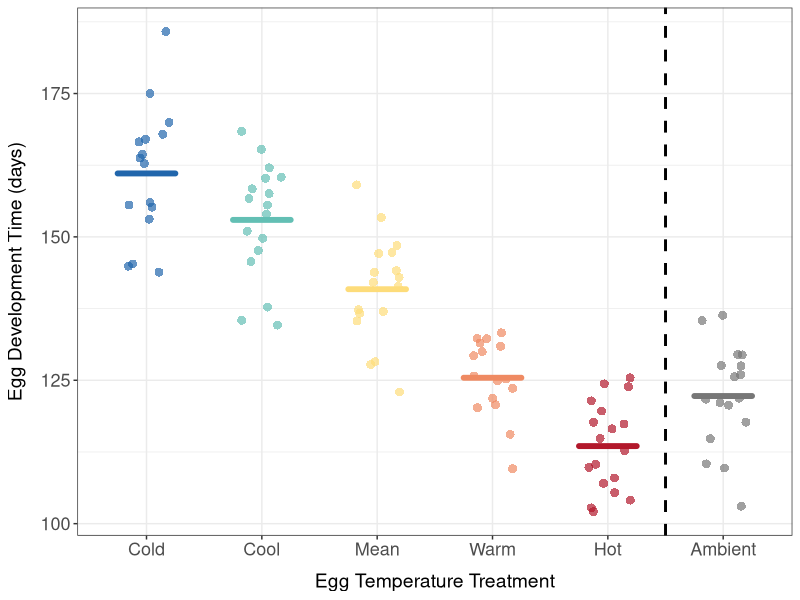
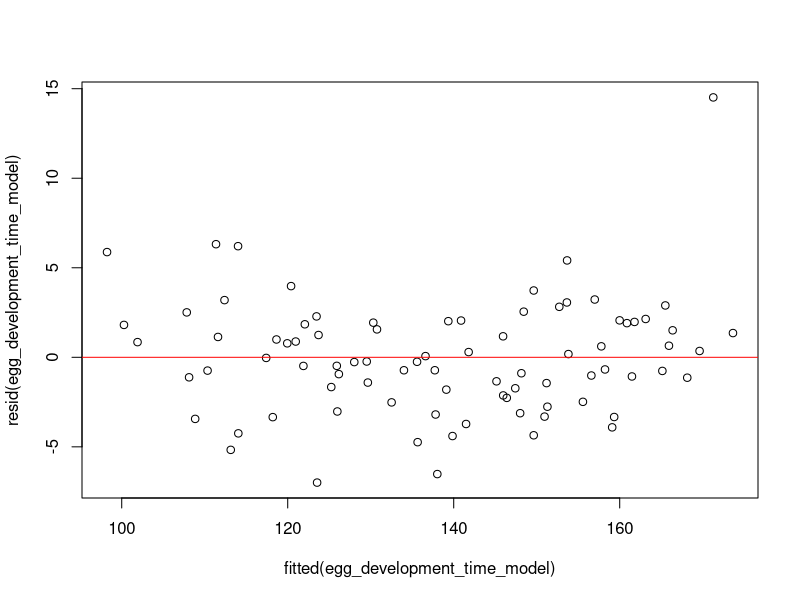
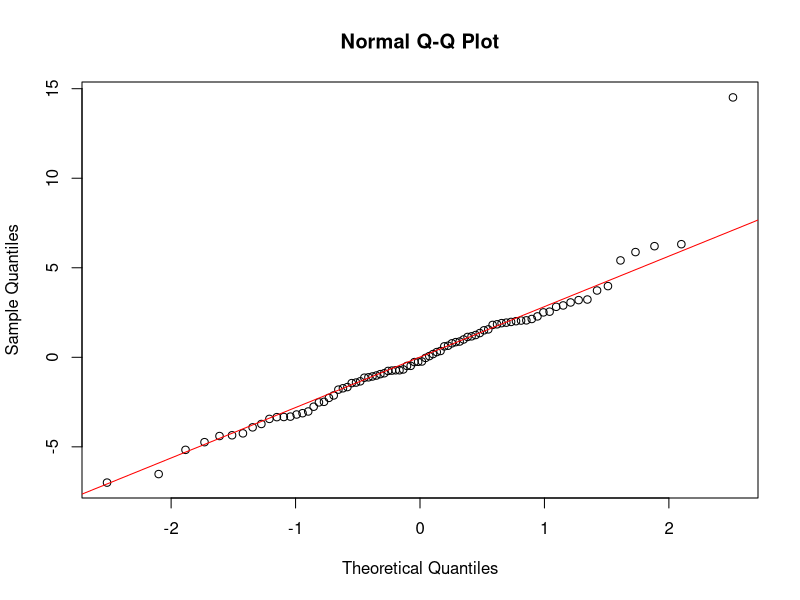
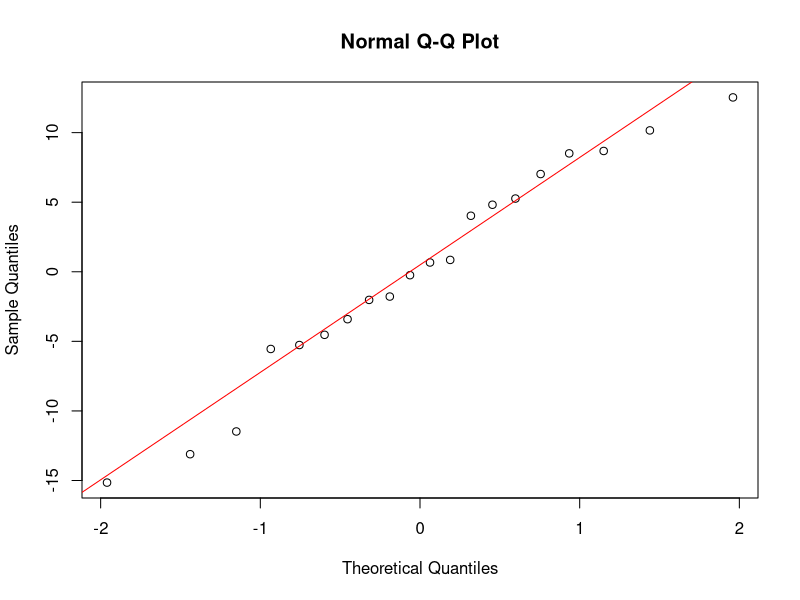
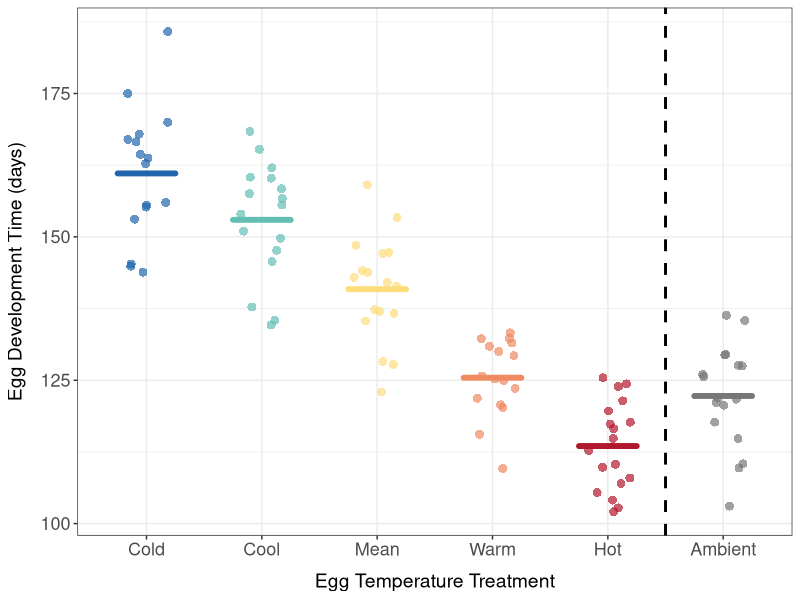

These figures' R source, in order:
#### DESCRIPTION ####

# This script analyses the data look at the effect of temperature on winter moth
# egg development 

#### SET UP ####

# packages
library(here)
library(tidyverse)
library(lmerTest)
packageVersion("lmerTest")
# data
egg_subcltuches <- read.csv(here("data_files", "egg_subclutches.csv"))
larval_hatching <- read.csv(here("data_files", "egg_hatching_raw_NAs.csv"))
egg_temperature_treatments <- read.csv(here("data_files", "egg_temperature_treatments_daily.csv"))

# reorder temperature treatments for plots
egg_subcltuches$egg_temperature_treatment <- factor(egg_subcltuches$egg_temperature_treatment,
                                                 levels = c("cold", "cool", "mean", "warm", "hot", "ambient"))


# set up a common colour palette for plots
temperature_treatment_colours <- c("cold" = "#2166AC",
                                   "cool" = "#63BFB4",
                                   "mean" = "#FDDC7A",
                                   "warm" = "#EF8A62", 
                                   "hot" = "#B2182B",
                                   "ambient" = "#777777")

#### CALCULATE HALF-HATCH DATE ####

# transform date and larvae number to numerical format, remove the duplicate 
# subclutch and select only the rows needed
larval_hatching_transformed <- larval_hatching %>%
  mutate(date = as.Date(date, format = "%d/%m/%Y")) %>%
  mutate(day = dense_rank(date)) %>%
  filter(!is.na(number_larvae)) %>%
  mutate(number_larvae = as.integer(number_larvae)) %>%
  filter(subclutch_id != "f3.control.hot.2") %>%
  select(day, subclutch_id, number_larvae)

# find the total positive increase in larvae hatching 
larval_hatching_processed <- larval_hatching_transformed %>%
  arrange(subclutch_id, day) %>%
  group_by(subclutch_id) %>%
  mutate(change_larvae = number_larvae - lag(number_larvae)) %>%
  mutate(change_larvae = ifelse(change_larvae < 0 | is.na(change_larvae), 0, change_larvae)) %>%
  mutate(cum_larvae = cumsum(change_larvae)) %>%
  mutate(max_cum_larvae = max(cum_larvae)) %>%
  ungroup()

# calculate the proportion of larvae hatched each day in each subclutch
larval_hatching_proportions <- larval_hatching_processed %>%
  mutate(proportion_hatched = cum_larvae / max_cum_larvae) 


## subclutches with >2 larvae hatched = large

# filter the processed data for (large) subclutches with great than two larvae hatched (enough for a logistic curve)
larval_hatching_proportions_large <- larval_hatching_proportions %>%
  filter(max_cum_larvae > 2) %>%
  select(subclutch_id, day, proportion_hatched)

# calculate the median hatching day to find a good initial guess for the inflection point
median(larval_hatching_proportions_large$day)

# make a function to fit logistic curve per subclutch and extract parameters
# extract date of half-hatch and curve metrics for each tree
process_curve_dataset <- function(data) {
  #define the get_curve function which will be applied to each subclutch individually 
  get_curve <- function(rn) {
    #print the current subclutch being processed 
    print(as.character(rn$subclutch_id[1]))
    #initial guesses for the logistic model 
    a <- 0.1 #slope
    b <- 35  #inflection point when 50% hatched
    d <- 0   #lower asymptote 
    
    params <- list(a = a, b = b, d = d)
    while(TRUE) {
      params <- list(a = a, b = b, d = d)
      fit <- NULL
      try(fit <- nls(proportion_hatched ~ I(d + (1 - d) * 1/(1 + exp(-a * (day - b)))), #fit logistic growth curve using nonlinear least squares 
                     data = rn, start = params, trace = F, 
                     control = list(maxiter = 500), 
                     lower = list(a = 0, b = 0, d = 0), 
                     upper = list(a = 3, b = 160, d = 1), algorithm = "port"))
      
      if(!is.null(fit)) break;
      
      #resample params for new fit attempts
      a <- sample(seq(0.1, 2, 0.05), 1)
      b <- sample(seq(1, 50, 1), 1)
      d <- sample(seq(0, 0.6, 0.05), 1)
    }
    
    #get the half-hatch date (the x0 point where the proportion hatched is 0.5)
    #create smooth day sequence to evaluate the model over 
    s <- seq(min(rn$day), max(rn$day), length = 1000) 
    #define half-hatch date
    half <- s[which.min(abs(predict(fit, list(day = s)) - 0.5))] 
    
    #extract the coefficients from the fit
    coefs <- coef(fit)
    a <- coefs[1]
    b <- coefs[2]
    d <- coefs[3]
    
    #calculate slope at the half-hatch date using the logistic derivative formula
    half_slope <- (a * (1 - d)) / 4
    
    #return the values for the subclutch being evaluated
    return(list(fit, half, half_slope, as.character(rn$subclutch_id[1]), coefs[1], coefs[2], coefs[3]))
  }
  
  #apply the get_curve function to each subclutch ID
  rn_out <- lapply(by(data, data$subclutch_id, get_curve), identity)
  
  #combine the results into a matrix
  rn_out_matrix <- do.call(rbind, rn_out)
  
  #convert the matrix to a dataframe
  rn_hatching <- as.data.frame(rn_out_matrix)
  
  #separate the list columns into individual columns
  rn_hatching$fit <- lapply(rn_hatching$V1, as.vector)
  rn_hatching$halfdate <- unlist(rn_hatching$V2)
  rn_hatching$halfslope <- unlist(rn_hatching$V3)
  rn_hatching$subclutch_id <- unlist(rn_hatching$V4)
  rn_hatching$intercept <- unlist(rn_hatching$V5)
  rn_hatching$maxdate <- unlist(rn_hatching$V6)
  rn_hatching$maxslope <- unlist(rn_hatching$V7)
  
  #select and reorder columns needed
  rn_hatching <- rn_hatching %>%
    dplyr::select(subclutch_id, halfdate_large = halfdate, fit)
  
  return(rn_hatching)
}

# use the function on the larval hatching data
logistic_results <- process_curve_dataset(larval_hatching_proportions_large) 


## subclutches with <2 larvae hatched = small 

# filter the processed data for (smaller) subclutches with 1 or 2 larvae hatched 
larval_hatching_proportions_small<- larval_hatching_proportions %>%
  filter(max_cum_larvae < 3 & max_cum_larvae > 0) %>%
  select(subclutch_id, day, proportion_hatched)

# calculate halfdate as the day that proportion hatched equals or exceeds 50%
estimate_results <- larval_hatching_proportions_small %>%
  group_by(subclutch_id) %>%
  filter(proportion_hatched >= 0.5) %>%
  arrange(day) %>%
  slice(1) %>%
  ungroup() %>%
  select(subclutch_id, halfdate_small = day)

# match the half-hatch date estimates (for large and small) subcltuches to 
# larval hatching data from experiment two 
egg_subcltuches <- egg_subcltuches %>%
  #for subclutches with >2 larvae
  left_join(logistic_results, by = "subclutch_id") %>%
  #for subclutches with <=2 larvae
  left_join(estimate_results, by = "subclutch_id") %>% 
  mutate(halfdate = coalesce(halfdate_large, halfdate_small)) %>%
  select(-halfdate_large, -halfdate_small)

# filter the data to remove subclutches from females that were mated twice or 
# mated with a male in a different treatment
egg_subcltuches_clean <- egg_subcltuches %>%
  filter(!(female_id %in% c("f3.mean", "f7.control", "f1.cold", "f1.cool")))

# transform half-hatch date into a real date 
start_date <- as.Date("2025-03-01")
egg_subcltuches_clean$half_hatch_date <- start_date + (egg_subcltuches_clean$halfdate - 1)

# convert half-hatch date to a day (since year began)
egg_subcltuches_clean$half_hatch_day <- yday(egg_subcltuches_clean$half_hatch_date)

# save half-hatch dates to new object 
egg_subcltuches_clean_hatch <- egg_subcltuches_clean %>%
  select(-fit)

#### PLOT ####

# calculate egg development time as the number of days between first egg and half hatch
egg_subcltuches_clean_hatch$first_egg_date <- ymd(egg_subcltuches_clean_hatch$first_egg_date)
egg_subcltuches_clean_hatch$egg_development_time <- as.numeric(egg_subcltuches_clean_hatch$half_hatch_date - egg_subcltuches_clean_hatch$first_egg_date)

# save to a csv file in the data_files folder
write.csv(egg_subcltuches_clean_hatch, 
          here("data_files", "egg_subcltuches_with_egg_dev_time.csv"), row.names = FALSE)

# plot the mean egg development time for each treatment with the raw data 
egg_development_time_plot <- ggplot(egg_subcltuches_clean_hatch, 
                                    aes(x = egg_temperature_treatment, 
                                        y = egg_development_time, 
                                        fill = egg_temperature_treatment,
                                        colour = egg_temperature_treatment)) +
  geom_jitter(width = 0.2, 
              alpha = 0.7, 
              size = 3, 
              stroke = 0) +
  stat_summary(fun = mean, 
               geom = "crossbar", 
               width = 0.5,
               linewidth = 0.8, 
               alpha = 1, 
               lineend = "round") +
  geom_vline(xintercept = 5.5, 
             linetype = "dashed",
             color = "black", 
             linewidth = 1) +
  labs(x = "Egg Temperature Treatment",
       y = "Egg Development Time (days)") +
  scale_fill_manual(values = temperature_treatment_colours) +
  scale_colour_manual(values = temperature_treatment_colours) +
  scale_x_discrete(labels = c("Cold", "Cool", "Mean", "Warm", "Hot", "Ambient")) +
  theme_bw() +
  theme(axis.title = element_text(size = 14),
        axis.text = element_text(size = 13),
        axis.title.x = element_text(margin = margin(t = 10)), 
        axis.title.y = element_text(margin = margin(r = 10)),
        legend.position = "none")

# look at the output
egg_development_time_plot

# save as a png in the figures folder
ggsave(here("figures", "figure5.png"),
       plot = egg_development_time_plot, width = 6, height = 4, dpi = 300)

#### MODEL ####

# filter to remove the control 
egg_subcltuches_clean_hatch_minus_control <- egg_subcltuches_clean_hatch %>%
  filter(egg_temperature_treatment != "ambient")

# reorder the temperature treatment so that the mean is the reference
egg_subcltuches_clean_hatch_minus_control$egg_temperature_treatment <- factor(egg_subcltuches_clean_hatch_minus_control$egg_temperature_treatment, 
                                                                              levels = c("mean", "cold", "cool", "warm", "hot"))

# model the effect of temperature treatment on egg development time, include female ID as a random effect 
egg_development_time_model <- lmer(egg_development_time ~ egg_temperature_treatment + 
                                     (1 | female_id), data = egg_subcltuches_clean_hatch_minus_control)

# look at the output
summary(egg_development_time_model)

#### CHECK FIT ####

# compare the full model to a null model 

full_model <- lm(egg_development_time ~ egg_temperature_treatment, data = egg_subcltuches_clean_hatch_minus_control)
null_model <- lm(egg_development_time ~ 1, data = egg_subcltuches_clean_hatch_minus_control)

anova(full_model, null_model, test = "Chisq")

#### CHECK ASSUMPTIONS ####

# check the assumption of equal variance by plotting the residuals vs fitted values 
plot(fitted(egg_development_time_model), resid(egg_development_time_model)) 
abline(h = 0, col = "red")

# check the normality of the residuals 
qqnorm(resid(egg_development_time_model)) 
qqline(resid(egg_development_time_model), col = "red")

# check the normality of the random effects
egg_development_time_re <- ranef(egg_development_time_model)$female_id[[1]]
qqnorm(egg_development_time_re)
qqline(egg_development_time_re, col = "red")
